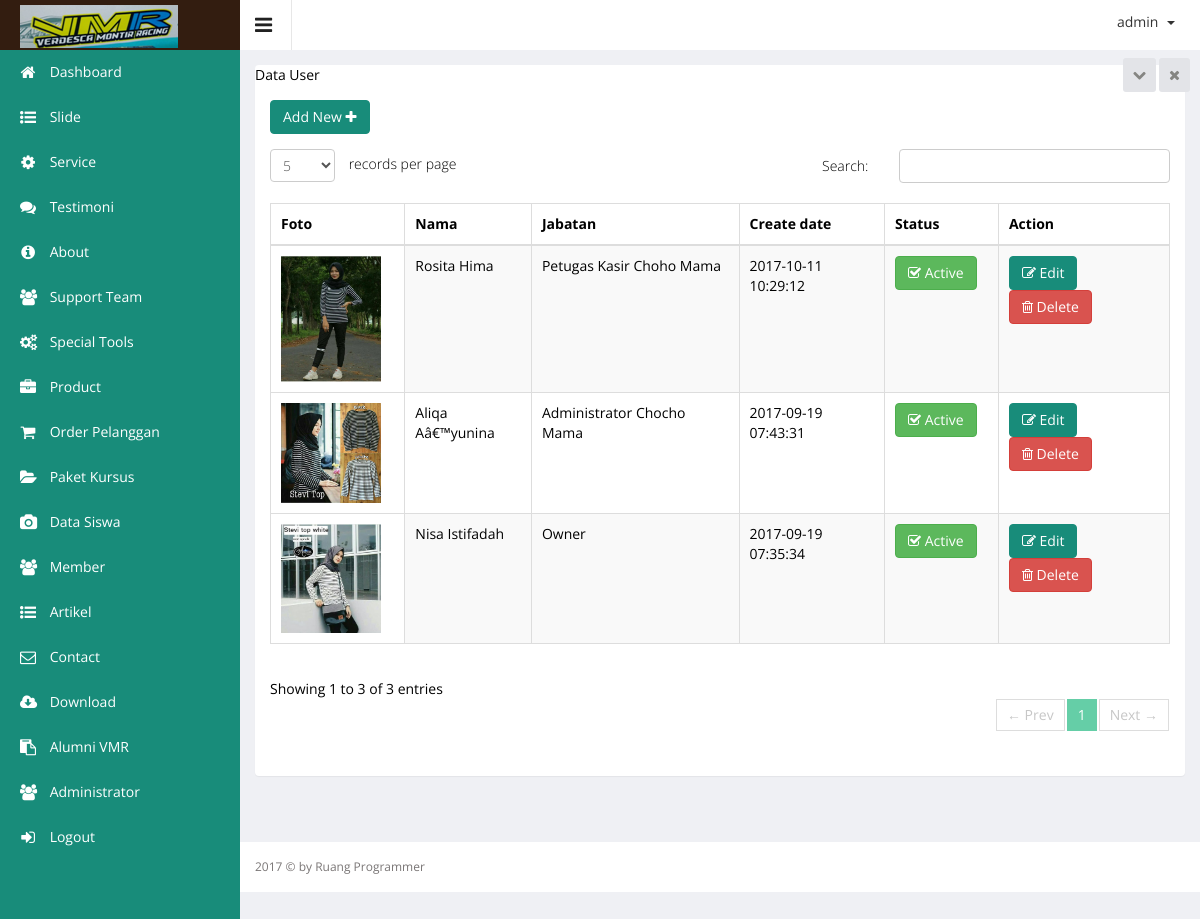
The app's page /admin/index.php?hal=master/user/list (signed in) with its own data.
### tables this page shows
CREATE TABLE `user` (
  `user_id` int(10) NOT NULL,
  `user_foto` text,
  `user_name` varchar(255) DEFAULT NULL,
  `user_username` varchar(40) NOT NULL,
  `user_password` varchar(250) NOT NULL,
  `user_level` varchar(200) NOT NULL,
  `user_create_date` datetime DEFAULT NULL,
  `user_status` enum('N','Y') NOT NULL
);

### admin/master/user/list.php (the view, shortened to what this page needs)
<div class="wrapper">
    <div class="row">
        <div class="col-sm-12">
            <section class="panel">
                <header class="panel-h
                eading">
                    Data User
                    <span class="tools pull-right">
                        <a href="javascript:;" class="fa fa-chevron-down"></a>
                        <a href="javascript:;" class="fa fa-times"></a>
                     </span>
                </header>
                <div class="panel-body">
                    <div class="adv-table editable-table ">
                        <div class="clearfix">
                            <div class="btn-group">
                                <a href="?hal=master/user/add">
                                    <button data-toggle="modal" class="btn btn-primary" data-target="#myModal">
                                        Add New <i class="fa fa-plus"></i>
                                    </button>
                                </a>
                            </div>
                        </div>
                        <table class="table table-striped table-hover table-bordered" id="editable-sample">
                            <thead>
                            <tr>
                                <th>Foto</th>
                                <th>Nama</th>
                                <th>Jabatan</th>
                                <th>Create date</th>
                                <th>Status</th>
                                <th>Action</th>
                            </tr>
                            </thead>
                            <tbody>
                            <?php
                            $queryUsers = mysql_query("SELECT * FROM user ORDER BY user_id DESC");
                            while ($rowUsers = mysql_fetch_array($queryUsers)) {
                                ?>
                                <tr class="">
                                    <td width="25px">
                                        <img src="assets/images/user/<?php
                                        if(!empty($rowUsers['user_foto'])) {
                                            echo $rowUsers['user_foto'];
                                        }else{
                                            echo "no-images.jpg";
                                        }
                                        ?>" width="100px">
                                    </td>
                                    <td><?php echo $rowUsers['user_name']; ?></td>
                                    <td><?php
                                        if($rowUsers['user_level']=='admin'){
                                            echo "Administrator Chocho Mama";
                                        }elseif($rowUsers['user_level']=='kasir'){
                                            echo "Petugas Kasir Choho Mama";
                                        }elseif($rowUsers['user_level']=='manager'){
                                            echo "Manager Chocho Mama";
                                        }elseif($rowUsers['user_level']=='super admin'){
                                            echo "Owner";
                                        }
                                        ?></td>
                                    <td><?php echo $rowUsers['user_create_date']; ?></td>
                                    <td><?php if ($rowUsers['user_status'] == 'Y') { ?>
                                            <button class="btn btn-success" type="submit"><i
                                                        class="fa fa-check-square-o"></i> Active
                                            </button>
                                        <?php } else { ?>
                                            <button class="btn btn-danger" type="submit"><i class="fa fa-ban"></i> Not
                                                Active
                                            </button>
                                        <?php } ?></td>
                                    <td>
                                        <a href="?hal=master/user/edit&id=<?php echo $rowUsers['user_id']; ?>">
                                            <button class="btn btn-primary" type="submit"><i class="fa fa-edit"
                                                                                             aria-hidden="true"></i>
                                                Edit
                                            </button>
                                        </a>
                                        <a href="?hal=master/user/list&hapus=<?php echo $rowUsers['user_id']; ?>">
                                            <button class="btn btn-danger" type="submit" name="hapus"><i
                                                        class="fa fa-trash-o"></i> Delete
                                            </button>
                                        </a>
                                    </td>
                                </tr>
                            <?php } ?>
                            </tbody>
                        </table>
                    </div>
                </div>
            </section>
        </div>
    </div>
</div>

### records on screen
user: user_foto (picture), user_name "Rosita Hima", user_level "Petugas Kasir Choho Mama", user_create_date "2017-10-11 10:29:12", user_status "Y" (drawn)
user: user_foto (picture), user_name "Aliqa Aâ€™yunina", user_level "Administrator Chocho Mama", user_create_date "2017-09-19 07:43:31", user_status "Y" (drawn)
user: user_foto (picture), user_name "Nisa Istifadah", user_level "Owner", user_create_date "2017-09-19 07:35:34", user_status "Y" (drawn)

### other values on screen
$_SESSION['username'] "admin"
